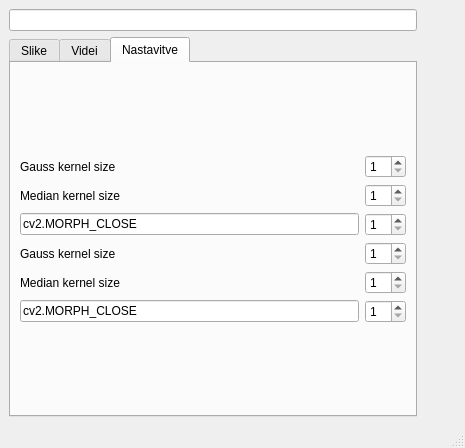
<?xml version="1.0" encoding="UTF-8"?>
<ui version="4.0">
 <class>MainWindow</class>
 <widget class="QMainWindow" name="MainWindow">
  <property name="enabled">
   <bool>true</bool>
  </property>
  <property name="geometry">
   <rect>
    <x>0</x>
    <y>0</y>
    <width>465</width>
    <height>448</height>
   </rect>
  </property>
  <property name="maximumSize">
   <size>
    <width>1000</width>
    <height>1000</height>
   </size>
  </property>
  <property name="windowTitle">
   <string>MainWindow</string>
  </property>
  <property name="documentMode">
   <bool>false</bool>
  </property>
  <property name="tabShape">
   <enum>QTabWidget::Rounded</enum>
  </property>
  <widget class="QWidget" name="centralwidget">
   <layout class="QGridLayout" name="gridLayout_5">
    <item row="0" column="0">
     <layout class="QVBoxLayout" name="verticalLayout_3">
      <item>
       <widget class="QLineEdit" name="ime_karte"/>
      </item>
      <item>
       <widget class="QTabWidget" name="tabWidget">
        <property name="currentIndex">
         <number>2</number>
        </property>
        <widget class="QWidget" name="tab">
         <attribute name="title">
          <string>Slike</string>
         </attribute>
         <layout class="QGridLayout" name="gridLayout">
          <item row="0" column="0">
           <layout class="QVBoxLayout" name="verticalLayout">
            <item>
             <widget class="QListWidget" name="listWidget"/>
            </item>
            <item>
             <layout class="QHBoxLayout" name="horizontalLayout">
              <property name="leftMargin">
               <number>0</number>
              </property>
              <property name="topMargin">
               <number>0</number>
              </property>
              <item>
               <widget class="QLineEdit" name="ime_direktorija">
                <property name="sizePolicy">
                 <sizepolicy hsizetype="MinimumExpanding" vsizetype="Fixed">
                  <horstretch>0</horstretch>
                  <verstretch>0</verstretch>
                 </sizepolicy>
                </property>
                <property name="text">
                 <string>./set_luka_1/</string>
                </property>
               </widget>
              </item>
              <item>
               <widget class="QPushButton" name="izberi_direktorij">
                <property name="text">
                 <string>Izberi direktorij</string>
                </property>
               </widget>
              </item>
             </layout>
            </item>
            <item>
             <widget class="QLineEdit" name="ending_line">
              <property name="text">
               <string>.jpg</string>
              </property>
             </widget>
            </item>
            <item>
             <layout class="QHBoxLayout" name="horizontalLayout_3">
              <property name="topMargin">
               <number>0</number>
              </property>
              <property name="bottomMargin">
               <number>0</number>
              </property>
              <item>
               <widget class="QPushButton" name="pushButton_2">
                <property name="text">
                 <string>Izprazni seznam</string>
                </property>
               </widget>
              </item>
              <item>
               <widget class="QPushButton" name="pushButton">
                <property name="text">
                 <string>Naredi seznam</string>
                </property>
               </widget>
              </item>
             </layout>
            </item>
           </layout>
          </item>
         </layout>
        </widget>
        <widget class="QWidget" name="tab_2">
         <attribute name="title">
          <string>Videi</string>
         </attribute>
         <layout class="QGridLayout" name="gridLayout_3">
          <item row="0" column="0">
           <layout class="QVBoxLayout" name="verticalLayout_2">
            <item>
             <widget class="QLineEdit" name="ime_videa">
              <property name="text">
               <string>tarok_video.mp4</string>
              </property>
             </widget>
            </item>
            <item>
             <widget class="QPushButton" name="pushButton_3">
              <property name="text">
               <string>Ponastavi Video</string>
              </property>
             </widget>
            </item>
            <item>
             <layout class="QGridLayout" name="gridLayout_2">
              <item row="0" column="0">
               <widget class="QLabel" name="label">
                <property name="text">
                 <string>Zakasnitev časovnika</string>
                </property>
                <property name="buddy">
                 <cstring>sleep_time</cstring>
                </property>
               </widget>
              </item>
              <item row="0" column="1">
               <widget class="QLineEdit" name="sleep_time">
                <property name="sizePolicy">
                 <sizepolicy hsizetype="Expanding" vsizetype="Fixed">
                  <horstretch>0</horstretch>
                  <verstretch>0</verstretch>
                 </sizepolicy>
                </property>
                <property name="text">
                 <string>100</string>
                </property>
               </widget>
              </item>
              <item row="1" column="0">
               <widget class="QLabel" name="label_2">
                <property name="text">
                 <string>Čas izvajanja obdelave</string>
                </property>
               </widget>
              </item>
              <item row="1" column="1">
               <widget class="QLineEdit" name="function_time_line">
                <property name="autoFillBackground">
                 <bool>false</bool>
                </property>
                <property name="readOnly">
                 <bool>true</bool>
                </property>
                <property name="clearButtonEnabled">
                 <bool>false</bool>
                </property>
               </widget>
              </item>
              <item row="2" column="0">
               <widget class="QLabel" name="label_3">
                <property name="text">
                 <string>Čas Videa</string>
                </property>
               </widget>
              </item>
              <item row="2" column="1">
               <widget class="QLineEdit" name="video_msec_line">
                <property name="readOnly">
                 <bool>true</bool>
                </property>
               </widget>
              </item>
             </layout>
            </item>
            <item>
             <layout class="QHBoxLayout" name="horizontalLayout_6">
              <item>
               <widget class="QPushButton" name="pushButton_5">
                <property name="text">
                 <string>Nadaljuj</string>
                </property>
               </widget>
              </item>
              <item>
               <widget class="QPushButton" name="pushButton_4">
                <property name="text">
                 <string>Ustavi</string>
                </property>
                <property name="checkable">
                 <bool>false</bool>
                </property>
                <property name="autoRepeat">
                 <bool>false</bool>
                </property>
               </widget>
              </item>
             </layout>
            </item>
            <item>
             <widget class="QPushButton" name="pushButton_6">
              <property name="text">
               <string>Naslednja slika</string>
              </property>
             </widget>
            </item>
           </layout>
          </item>
         </layout>
        </widget>
        <widget class="QWidget" name="tab_3">
         <attribute name="title">
          <string>Nastavitve</string>
         </attribute>
         <layout class="QGridLayout" name="gridLayout_8">
          <item row="0" column="0">
           <layout class="QGridLayout" name="gridLayout_7">
            <item row="2" column="0">
             <widget class="QLineEdit" name="lineEdit_morph">
              <property name="sizePolicy">
               <sizepolicy hsizetype="MinimumExpanding" vsizetype="Fixed">
                <horstretch>0</horstretch>
                <verstretch>0</verstretch>
               </sizepolicy>
              </property>
              <property name="text">
               <string>cv2.MORPH_CLOSE</string>
              </property>
             </widget>
            </item>
            <item row="2" column="1">
             <widget class="QSpinBox" name="spinBox_morph">
              <property name="minimum">
               <number>1</number>
              </property>
              <property name="singleStep">
               <number>2</number>
              </property>
              <property name="value">
               <number>1</number>
              </property>
             </widget>
            </item>
            <item row="4" column="1">
             <widget class="QSpinBox" name="spinBox_median_2">
              <property name="minimum">
               <number>1</number>
              </property>
              <property name="singleStep">
               <number>2</number>
              </property>
              <property name="value">
               <number>1</number>
              </property>
             </widget>
            </item>
            <item row="0" column="0">
             <widget class="QLabel" name="label_4">
              <property name="text">
               <string>Gauss kernel size</string>
              </property>
             </widget>
            </item>
            <item row="0" column="1">
             <widget class="QSpinBox" name="spinBox_gauss">
              <property name="minimum">
               <number>1</number>
              </property>
              <property name="maximum">
               <number>99</number>
              </property>
              <property name="singleStep">
               <number>2</number>
              </property>
              <property name="value">
               <number>1</number>
              </property>
             </widget>
            </item>
            <item row="1" column="1">
             <widget class="QSpinBox" name="spinBox_median">
              <property name="minimum">
               <number>1</number>
              </property>
              <property name="singleStep">
               <number>2</number>
              </property>
              <property name="value">
               <number>1</number>
              </property>
             </widget>
            </item>
            <item row="1" column="0">
             <widget class="QLabel" name="label_5">
              <property name="text">
               <string>Median kernel size</string>
              </property>
             </widget>
            </item>
            <item row="5" column="1">
             <widget class="QSpinBox" name="spinBox_morph_2">
              <property name="minimum">
               <number>1</number>
              </property>
              <property name="singleStep">
               <number>2</number>
              </property>
              <property name="value">
               <number>1</number>
              </property>
             </widget>
            </item>
            <item row="5" column="0">
             <widget class="QLineEdit" name="lineEdit_morph_2">
              <property name="sizePolicy">
               <sizepolicy hsizetype="MinimumExpanding" vsizetype="Fixed">
                <horstretch>0</horstretch>
                <verstretch>0</verstretch>
               </sizepolicy>
              </property>
              <property name="text">
               <string>cv2.MORPH_CLOSE</string>
              </property>
             </widget>
            </item>
            <item row="3" column="0">
             <widget class="QLabel" name="label_6">
              <property name="text">
               <string>Gauss kernel size</string>
              </property>
             </widget>
            </item>
            <item row="4" column="0">
             <widget class="QLabel" name="label_7">
              <property name="text">
               <string>Median kernel size</string>
              </property>
             </widget>
            </item>
            <item row="3" column="1">
             <widget class="QSpinBox" name="spinBox_gauss_2">
              <property name="minimum">
               <number>1</number>
              </property>
              <property name="maximum">
               <number>99</number>
              </property>
              <property name="singleStep">
               <number>2</number>
              </property>
              <property name="value">
               <number>1</number>
              </property>
             </widget>
            </item>
           </layout>
          </item>
         </layout>
        </widget>
       </widget>
      </item>
     </layout>
    </item>
    <item row="0" column="1">
     <layout class="QGridLayout" name="gridLayout_4">
      <item row="0" column="0">
       <widget class="QLabel" name="label_image_left">
        <property name="sizePolicy">
         <sizepolicy hsizetype="Minimum" vsizetype="Preferred">
          <horstretch>0</horstretch>
          <verstretch>0</verstretch>
         </sizepolicy>
        </property>
        <property name="maximumSize">
         <size>
          <width>300</width>
          <height>300</height>
         </size>
        </property>
        <property name="text">
         <string/>
        </property>
        <property name="textFormat">
         <enum>Qt::PlainText</enum>
        </property>
        <property name="scaledContents">
         <bool>true</bool>
        </property>
        <property name="alignment">
         <set>Qt::AlignLeading|Qt::AlignLeft|Qt::AlignVCenter</set>
        </property>
       </widget>
      </item>
      <item row="0" column="1">
       <widget class="QLabel" name="label_image_right">
        <property name="enabled">
         <bool>true</bool>
        </property>
        <property name="maximumSize">
         <size>
          <width>300</width>
          <height>300</height>
         </size>
        </property>
        <property name="text">
         <string/>
        </property>
        <property name="scaledContents">
         <bool>false</bool>
        </property>
       </widget>
      </item>
      <item row="1" column="0">
       <widget class="QLabel" name="label_image_bottom_left">
        <property name="maximumSize">
         <size>
          <width>300</width>
          <height>300</height>
         </size>
        </property>
        <property name="text">
         <string/>
        </property>
       </widget>
      </item>
      <item row="1" column="1">
       <layout class="QGridLayout" name="gridLayout_6">
        <item row="0" column="1">
         <widget class="QLabel" name="label_karta_2">
          <property name="maximumSize">
           <size>
            <width>300</width>
            <height>300</height>
           </size>
          </property>
          <property name="text">
           <string/>
          </property>
         </widget>
        </item>
        <item row="0" column="0">
         <widget class="QLabel" name="label_karta_1">
          <property name="maximumSize">
           <size>
            <width>300</width>
            <height>300</height>
           </size>
          </property>
          <property name="text">
           <string/>
          </property>
         </widget>
        </item>
        <item row="1" column="0">
         <widget class="QLabel" name="label_karta_3">
          <property name="maximumSize">
           <size>
            <width>300</width>
            <height>300</height>
           </size>
          </property>
          <property name="text">
           <string/>
          </property>
         </widget>
        </item>
        <item row="1" column="1">
         <widget class="QLabel" name="label_karta_4">
          <property name="maximumSize">
           <size>
            <width>300</width>
            <height>300</height>
           </size>
          </property>
          <property name="text">
           <string/>
          </property>
         </widget>
        </item>
       </layout>
      </item>
     </layout>
    </item>
   </layout>
  </widget>
  <widget class="QStatusBar" name="statusbar"/>
 </widget>
 <resources/>
 <connections>
  <connection>
   <sender>izberi_direktorij</sender>
   <signal>clicked()</signal>
   <receiver>MainWindow</receiver>
   <slot>izberi_direktorij()</slot>
   <hints>
    <hint type="sourcelabel">
     <x>254</x>
     <y>300</y>
    </hint>
    <hint type="destinationlabel">
     <x>357</x>
     <y>293</y>
    </hint>
   </hints>
  </connection>
  <connection>
   <sender>pushButton</sender>
   <signal>clicked()</signal>
   <receiver>MainWindow</receiver>
   <slot>generiraj_seznam()</slot>
   <hints>
    <hint type="sourcelabel">
     <x>180</x>
     <y>367</y>
    </hint>
    <hint type="destinationlabel">
     <x>160</x>
     <y>366</y>
    </hint>
   </hints>
  </connection>
  <connection>
   <sender>listWidget</sender>
   <signal>itemSelectionChanged()</signal>
   <receiver>MainWindow</receiver>
   <slot>perform_analysis()</slot>
   <hints>
    <hint type="sourcelabel">
     <x>156</x>
     <y>89</y>
    </hint>
    <hint type="destinationlabel">
     <x>166</x>
     <y>5</y>
    </hint>
   </hints>
  </connection>
  <connection>
   <sender>listWidget</sender>
   <signal>itemDoubleClicked(QListWidgetItem*)</signal>
   <receiver>MainWindow</receiver>
   <slot>perform_analysis()</slot>
   <hints>
    <hint type="sourcelabel">
     <x>29</x>
     <y>232</y>
    </hint>
    <hint type="destinationlabel">
     <x>23</x>
     <y>3</y>
    </hint>
   </hints>
  </connection>
  <connection>
   <sender>pushButton_2</sender>
   <signal>clicked()</signal>
   <receiver>listWidget</receiver>
   <slot>clear()</slot>
   <hints>
    <hint type="sourcelabel">
     <x>111</x>
     <y>364</y>
    </hint>
    <hint type="destinationlabel">
     <x>104</x>
     <y>178</y>
    </hint>
   </hints>
  </connection>
  <connection>
   <sender>pushButton_3</sender>
   <signal>clicked()</signal>
   <receiver>MainWindow</receiver>
   <slot>setup_camera()</slot>
   <hints>
    <hint type="sourcelabel">
     <x>190</x>
     <y>131</y>
    </hint>
    <hint type="destinationlabel">
     <x>272</x>
     <y>234</y>
    </hint>
   </hints>
  </connection>
  <connection>
   <sender>pushButton_4</sender>
   <signal>released()</signal>
   <receiver>MainWindow</receiver>
   <slot>stop_timer()</slot>
   <hints>
    <hint type="sourcelabel">
     <x>209</x>
     <y>283</y>
    </hint>
    <hint type="destinationlabel">
     <x>273</x>
     <y>303</y>
    </hint>
   </hints>
  </connection>
  <connection>
   <sender>pushButton_5</sender>
   <signal>clicked()</signal>
   <receiver>MainWindow</receiver>
   <slot>start_timer()</slot>
   <hints>
    <hint type="sourcelabel">
     <x>64</x>
     <y>288</y>
    </hint>
    <hint type="destinationlabel">
     <x>275</x>
     <y>350</y>
    </hint>
   </hints>
  </connection>
  <connection>
   <sender>pushButton_6</sender>
   <signal>clicked()</signal>
   <receiver>MainWindow</receiver>
   <slot>display_video_stream()</slot>
   <hints>
    <hint type="sourcelabel">
     <x>193</x>
     <y>363</y>
    </hint>
    <hint type="destinationlabel">
     <x>201</x>
     <y>389</y>
    </hint>
   </hints>
  </connection>
 </connections>
 <slots>
  <slot>spremeni_sirino(int)</slot>
  <slot>izberi_direktorij()</slot>
  <slot>generiraj_seznam()</slot>
  <slot>print_str(str)</slot>
  <slot>print_int(int)</slot>
  <slot>perform_analysis()</slot>
  <slot>perform_previous()</slot>
  <slot>perform_next()</slot>
  <slot>setup_camera()</slot>
  <slot>stop_timer()</slot>
  <slot>start_timer()</slot>
  <slot>display_video_stream()</slot>
 </slots>
</ui>
